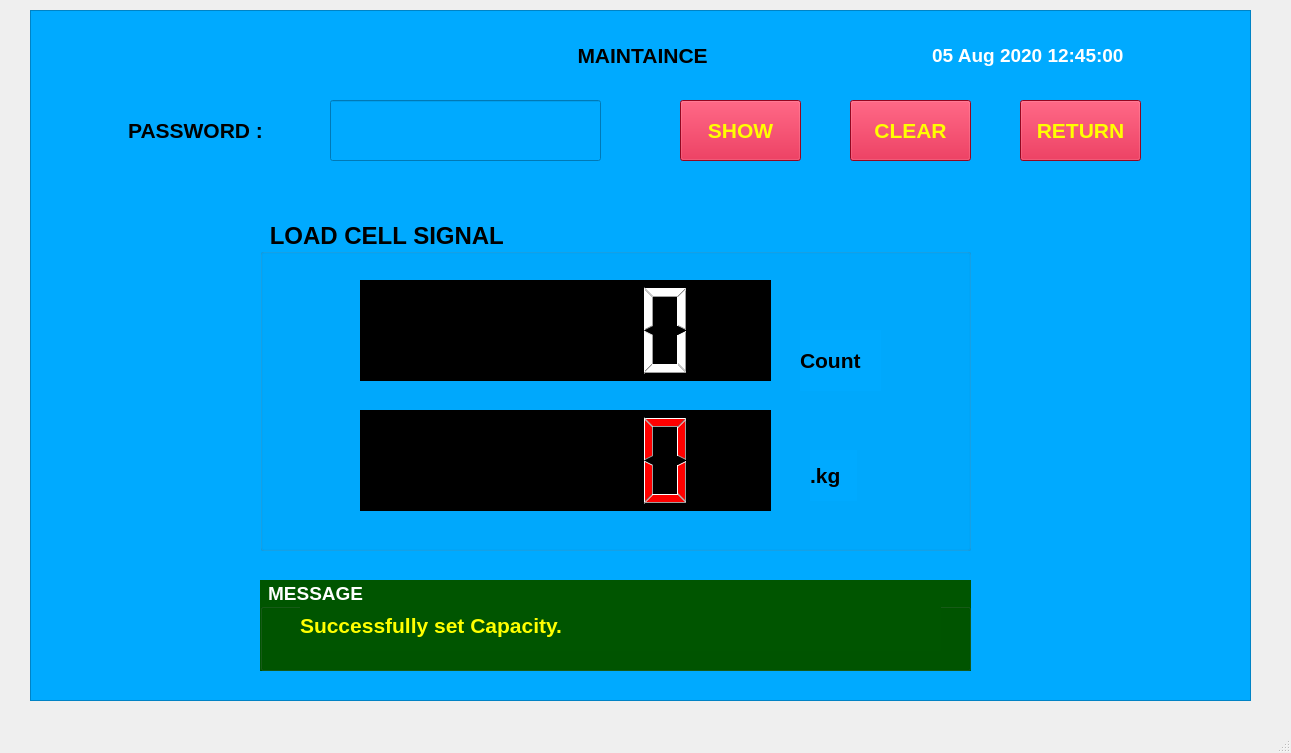
<?xml version="1.0" encoding="UTF-8"?>
<ui version="4.0">
 <class>MainWindow</class>
 <widget class="QMainWindow" name="MainWindow">
  <property name="geometry">
   <rect>
    <x>0</x>
    <y>0</y>
    <width>1291</width>
    <height>753</height>
   </rect>
  </property>
  <property name="baseSize">
   <size>
    <width>0</width>
    <height>0</height>
   </size>
  </property>
  <property name="windowTitle">
   <string>MainWindow</string>
  </property>
  <widget class="QWidget" name="centralwidget">
   <widget class="QFrame" name="frame">
    <property name="geometry">
     <rect>
      <x>30</x>
      <y>10</y>
      <width>1221</width>
      <height>691</height>
     </rect>
    </property>
    <property name="font">
     <font>
      <pointsize>10</pointsize>
     </font>
    </property>
    <property name="styleSheet">
     <string notr="true">background-color: rgb(0, 170, 255);</string>
    </property>
    <property name="frameShape">
     <enum>QFrame::StyledPanel</enum>
    </property>
    <property name="frameShadow">
     <enum>QFrame::Raised</enum>
    </property>
    <widget class="QLabel" name="label_20">
     <property name="geometry">
      <rect>
       <x>870</x>
       <y>30</y>
       <width>261</width>
       <height>31</height>
      </rect>
     </property>
     <property name="font">
      <font>
       <family>MS Shell Dlg 2</family>
       <pointsize>14</pointsize>
       <weight>75</weight>
       <bold>true</bold>
       <underline>false</underline>
      </font>
     </property>
     <property name="styleSheet">
      <string notr="true">color: rgb(255, 255, 255);</string>
     </property>
     <property name="text">
      <string>05 Aug 2020 12:45:00 </string>
     </property>
     <property name="alignment">
      <set>Qt::AlignCenter</set>
     </property>
    </widget>
    <widget class="QLabel" name="label">
     <property name="geometry">
      <rect>
       <x>500</x>
       <y>20</y>
       <width>231</width>
       <height>51</height>
      </rect>
     </property>
     <property name="font">
      <font>
       <family>Arial</family>
       <pointsize>16</pointsize>
       <weight>75</weight>
       <bold>true</bold>
      </font>
     </property>
     <property name="text">
      <string>MAINTAINCE </string>
     </property>
     <property name="alignment">
      <set>Qt::AlignCenter</set>
     </property>
    </widget>
    <widget class="QGroupBox" name="groupBox_6">
     <property name="geometry">
      <rect>
       <x>230</x>
       <y>210</y>
       <width>711</width>
       <height>331</height>
      </rect>
     </property>
     <property name="font">
      <font>
       <family>Arial</family>
       <pointsize>18</pointsize>
       <weight>75</weight>
       <bold>true</bold>
      </font>
     </property>
     <property name="styleSheet">
      <string notr="true">color: rgb(0, 0, 0);
border-color: rgb(0, 0, 0);</string>
     </property>
     <property name="title">
      <string> LOAD CELL SIGNAL</string>
     </property>
     <widget class="QLCDNumber" name="lcdNumber">
      <property name="geometry">
       <rect>
        <x>100</x>
        <y>60</y>
        <width>411</width>
        <height>101</height>
       </rect>
      </property>
      <property name="font">
       <font>
        <family>MS Sans Serif</family>
        <pointsize>10</pointsize>
        <weight>50</weight>
        <italic>false</italic>
        <bold>false</bold>
       </font>
      </property>
      <property name="styleSheet">
       <string notr="true">background-color: rgb(0, 0, 0);
font: 10pt &quot;MS Sans Serif&quot;;
color: rgb(255, 255, 255);</string>
      </property>
     </widget>
     <widget class="QLabel" name="label_4">
      <property name="geometry">
       <rect>
        <x>550</x>
        <y>230</y>
        <width>47</width>
        <height>51</height>
       </rect>
      </property>
      <property name="font">
       <font>
        <family>Arial</family>
        <pointsize>16</pointsize>
        <weight>75</weight>
        <bold>true</bold>
       </font>
      </property>
      <property name="text">
       <string>.kg</string>
      </property>
     </widget>
     <widget class="QLabel" name="label_6">
      <property name="geometry">
       <rect>
        <x>540</x>
        <y>110</y>
        <width>81</width>
        <height>61</height>
       </rect>
      </property>
      <property name="font">
       <font>
        <family>Arial</family>
        <pointsize>16</pointsize>
        <weight>75</weight>
        <bold>true</bold>
       </font>
      </property>
      <property name="text">
       <string>Count</string>
      </property>
     </widget>
     <widget class="QLCDNumber" name="lcdNumber_2">
      <property name="geometry">
       <rect>
        <x>100</x>
        <y>190</y>
        <width>411</width>
        <height>101</height>
       </rect>
      </property>
      <property name="font">
       <font>
        <family>MS Sans Serif</family>
        <pointsize>10</pointsize>
        <weight>50</weight>
        <italic>false</italic>
        <bold>false</bold>
       </font>
      </property>
      <property name="styleSheet">
       <string notr="true">background-color: rgb(0, 0, 0);

font: 10pt &quot;MS Sans Serif&quot;;
color: rgb(255, 0, 0);
border-color: rgb(255, 0, 0);</string>
      </property>
     </widget>
    </widget>
    <widget class="QPushButton" name="pushButton_9">
     <property name="geometry">
      <rect>
       <x>990</x>
       <y>90</y>
       <width>121</width>
       <height>61</height>
      </rect>
     </property>
     <property name="font">
      <font>
       <family>Arial</family>
       <pointsize>16</pointsize>
       <weight>75</weight>
       <bold>true</bold>
      </font>
     </property>
     <property name="styleSheet">
      <string notr="true">background-color: rgb(209, 8, 45);
color: rgb(255, 255, 0);</string>
     </property>
     <property name="text">
      <string>RETURN</string>
     </property>
    </widget>
    <widget class="QGroupBox" name="groupBox_7">
     <property name="geometry">
      <rect>
       <x>230</x>
       <y>570</y>
       <width>711</width>
       <height>91</height>
      </rect>
     </property>
     <property name="font">
      <font>
       <family>Arial</family>
       <pointsize>14</pointsize>
       <weight>75</weight>
       <bold>true</bold>
      </font>
     </property>
     <property name="styleSheet">
      <string notr="true">background-color: rgb(0, 85, 0);
color: rgb(255, 255, 255);</string>
     </property>
     <property name="title">
      <string> MESSAGE</string>
     </property>
     <widget class="QLabel" name="label_44">
      <property name="geometry">
       <rect>
        <x>40</x>
        <y>20</y>
        <width>641</width>
        <height>51</height>
       </rect>
      </property>
      <property name="font">
       <font>
        <pointsize>16</pointsize>
        <weight>75</weight>
        <bold>true</bold>
       </font>
      </property>
      <property name="styleSheet">
       <string notr="true">color: rgb(255, 255, 0);</string>
      </property>
      <property name="text">
       <string>Successfully set Capacity.</string>
      </property>
      <property name="alignment">
       <set>Qt::AlignLeading|Qt::AlignLeft|Qt::AlignVCenter</set>
      </property>
     </widget>
    </widget>
    <widget class="QLineEdit" name="lineEdit">
     <property name="geometry">
      <rect>
       <x>300</x>
       <y>90</y>
       <width>271</width>
       <height>61</height>
      </rect>
     </property>
     <property name="font">
      <font>
       <family>Arial</family>
       <pointsize>16</pointsize>
       <weight>75</weight>
       <bold>true</bold>
      </font>
     </property>
     <property name="text">
      <string/>
     </property>
    </widget>
    <widget class="QLabel" name="label_2">
     <property name="geometry">
      <rect>
       <x>70</x>
       <y>90</y>
       <width>191</width>
       <height>61</height>
      </rect>
     </property>
     <property name="font">
      <font>
       <family>Arial</family>
       <pointsize>16</pointsize>
       <weight>75</weight>
       <bold>true</bold>
      </font>
     </property>
     <property name="text">
      <string>PASSWORD :</string>
     </property>
     <property name="alignment">
      <set>Qt::AlignCenter</set>
     </property>
    </widget>
    <widget class="QPushButton" name="pushButton_10">
     <property name="geometry">
      <rect>
       <x>650</x>
       <y>90</y>
       <width>121</width>
       <height>61</height>
      </rect>
     </property>
     <property name="font">
      <font>
       <family>Arial</family>
       <pointsize>16</pointsize>
       <weight>75</weight>
       <bold>true</bold>
      </font>
     </property>
     <property name="styleSheet">
      <string notr="true">background-color: rgb(209, 8, 45);
color: rgb(255, 255, 0);</string>
     </property>
     <property name="text">
      <string>SHOW</string>
     </property>
    </widget>
    <widget class="QPushButton" name="pushButton_11">
     <property name="geometry">
      <rect>
       <x>820</x>
       <y>90</y>
       <width>121</width>
       <height>61</height>
      </rect>
     </property>
     <property name="font">
      <font>
       <family>Arial</family>
       <pointsize>16</pointsize>
       <weight>75</weight>
       <bold>true</bold>
      </font>
     </property>
     <property name="styleSheet">
      <string notr="true">background-color: rgb(209, 8, 45);
color: rgb(255, 255, 0);</string>
     </property>
     <property name="text">
      <string>CLEAR</string>
     </property>
    </widget>
   </widget>
  </widget>
  <widget class="QMenuBar" name="menubar">
   <property name="geometry">
    <rect>
     <x>0</x>
     <y>0</y>
     <width>1291</width>
     <height>21</height>
    </rect>
   </property>
  </widget>
  <widget class="QStatusBar" name="statusbar"/>
 </widget>
 <resources/>
 <connections/>
</ui>
